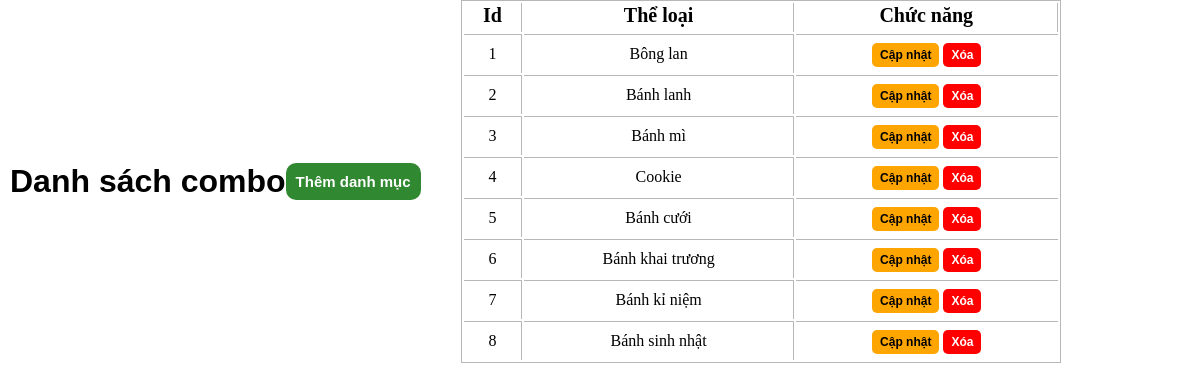
Screenshot of /admin/quantri-danhmuc.php with the database file from the repository.
### tables this page shows
CREATE TABLE IF NOT EXISTS loai_banh (
    id INT AUTO_INCREMENT PRIMARY KEY,
    ten_loai VARCHAR(100) NOT NULL
);

### admin/quantri-danhmuc.php (the view, shortened to what this page needs)
<!DOCTYPE html>
<html lang="en">
<head>
    <link rel="stylesheet" href="quantri-taikhoan.css">
</head>
<body>
    <div class="container">
        <h1>Danh sách combo</h1>
        <div>
            <a class="them" href="index.php?page_layout=themdanhmuc"><button>Thêm danh mục</button></a>
        </div>
    </div>
    <table>
        <tr>
            <th>Id</th>
            <th>Thể loại</th>
            <th>Chức năng</th>
        </tr>
        <?php
            include("connect.php");
            $sql = "SELECT * FROM loai_banh";
            $result = mysqli_query($conn, $sql);
            while($row = mysqli_fetch_array($result)){
        ?>
        <tr  align="center">
            <td class="border"><?php echo $row["id"] ?></td>
            <td class="border"><?php echo $row["ten_loai"] ?></td>
            <td class="chucnang" align="center">
                <a class="btn-fix" href="index.php?page_layout=capnhatdanhmuc&id=<?php echo $row["id"] ?>">Cập nhật</a>
                <a class="btn-delete" href="xoa/xoadanhmuc.php?id=<?php echo $row['id']; ?>">Xóa</a>
            </td>
        </tr>
        <?php }?>
    </table>
</body>
</html>

### admin/quantri-taikhoan.css (style rules this page uses)
body { display: flex; width: 100%; margin: 0px; height: auto; }
a { text-decoration-line: none; color: black; }
.container { display: flex; align-items: center; justify-content: space-between; margin: 10px; }
.container h1 { font-family: Arial, Helvetica, sans-serif; }
table { width: 95%; border-bottom: 1px solid rgb(185, 182, 182); margin: auto; }
th { font-size: 20px; padding-bottom: 5px; }
td { padding: 10px 0px; border-top: 1px solid rgb(185, 182, 182); }
.container button { padding: 10px ; font-size: 15px; width: auto; height: auto; border-radius: 10px; background-color: rgb(48, 136, 48); font-weight: bold; border: none; color: white; }
.btn-fix { border-radius: 10px; background-color: orange; color: black; padding: 5px 8px; border: none; font-weight:bold; font-family: Arial, Helvetica, sans-serif; font-size: 12px; }
.btn-delete { border-radius: 10px; background-color: red; color: white; padding: 5px 8px; border: none; font-weight:bold; font-family: Arial, Helvetica, sans-serif; font-size: 12px; }

### admin/quantri-danhmuc.php (style rules this page uses)
table { width: 50%; border: 1px solid rgb(185, 182, 182); margin-left: 30px; }
th { font-size: 20px; padding-bottom: 5px; border-right: 1px solid rgb(185, 182, 182); }
td { padding: 10px; }
.border { border-right: 1px solid rgb(185, 182, 182); }
.btn-fix { border-radius: 5px; background-color: orange; color: black; padding: 5px 8px; border: none; font-weight:bold; font-family: Arial, Helvetica, sans-serif; font-size: 12px; }
.btn-delete { border-radius: 5px; background-color: red; color: white; padding: 5px 8px; border: none; font-weight:bold; font-family: Arial, Helvetica, sans-serif; font-size: 12px; }

### rows the page displays
loai_banh: id "1", ten_loai "Bông lan"
loai_banh: id "2", ten_loai "Bánh lanh"
loai_banh: id "3", ten_loai "Bánh mì"
loai_banh: id "4", ten_loai "Cookie"
loai_banh: id "5", ten_loai "Bánh cưới"
loai_banh: id "6", ten_loai "Bánh khai trương"
loai_banh: id "7", ten_loai "Bánh kỉ niệm"
loai_banh: id "8", ten_loai "Bánh sinh nhật"
